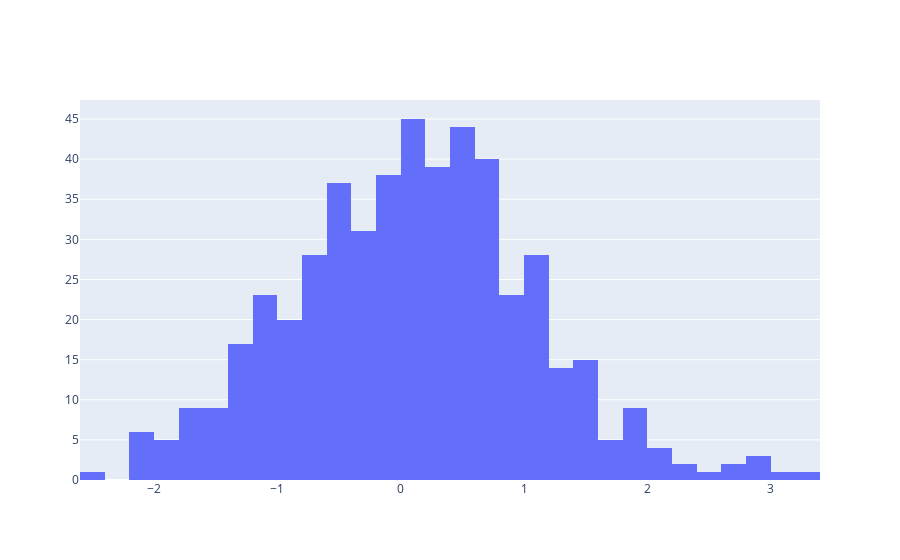

Write notebook code for a chart like this one.
### Code cell
fig = go.Figure(data = [go.Histogram(x=x)])
fig.show()

### Figure 1 — Plotly figure (JSON) as saved in the notebook; plotly's stock layout.template omitted (floating-point values rounded to 4 significant figures; data arrays with more than 128 entries replaced by an {"elided": "..."} marker saying what was removed)
{"data": [{"type": "histogram", "x": {"elided": "500 float values"}}], "layout": {}}
